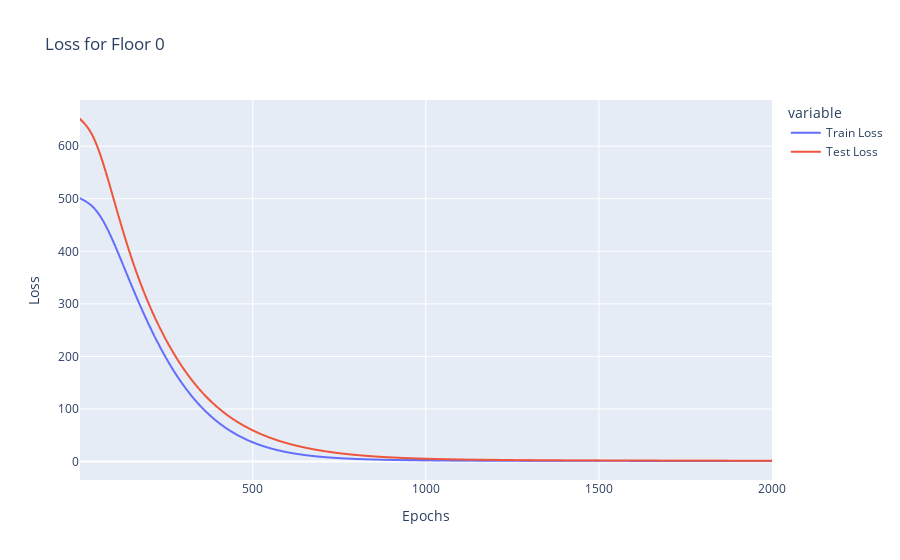
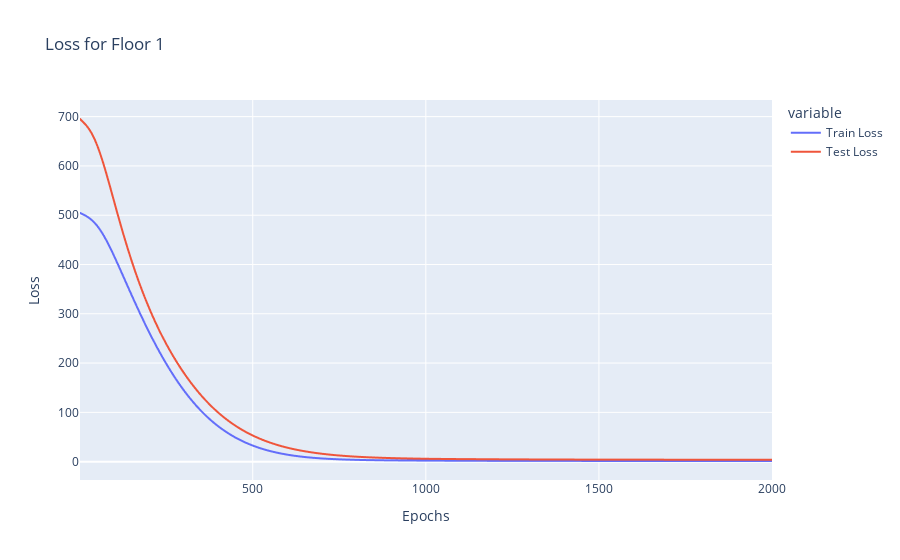
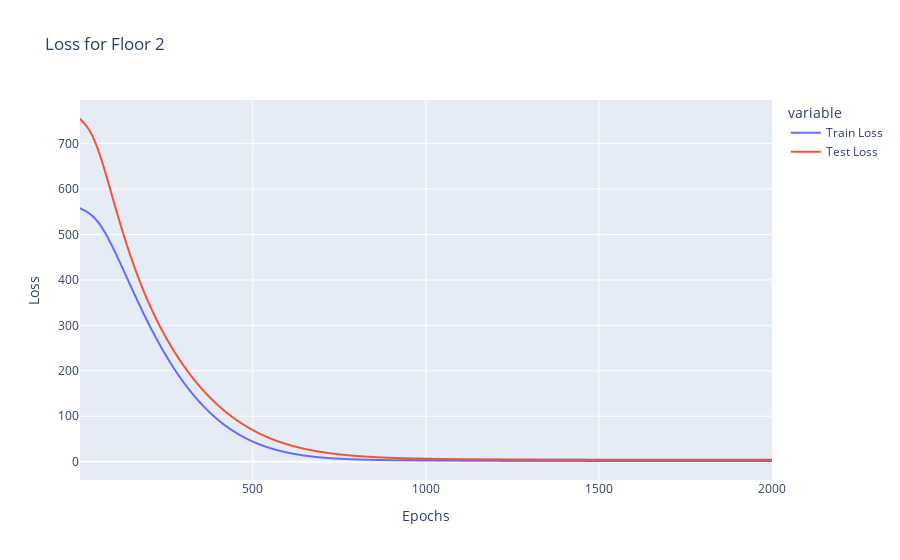
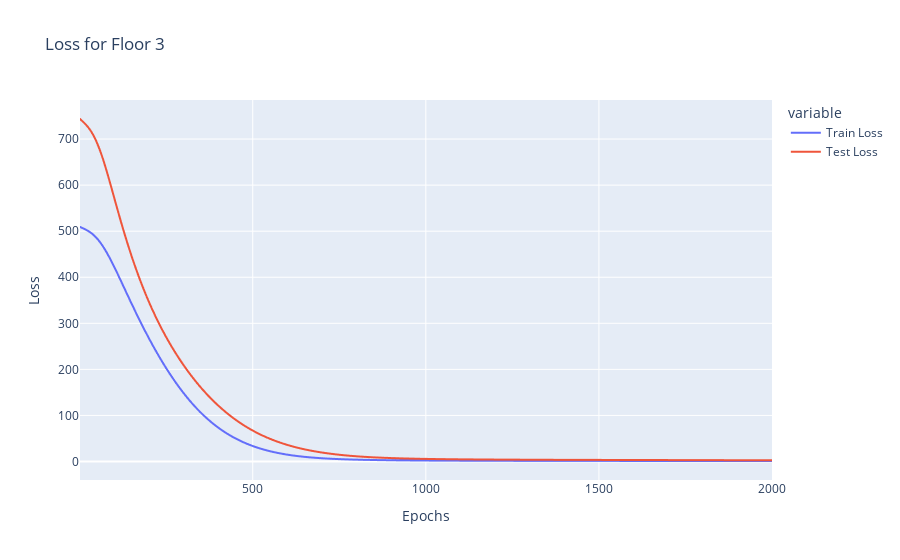

Notebook source saved alongside these figures, in order:
### Code cell
for i, df in enumerate(dataframes, start=0):
    # Load losses from the file
    with open(f'floor{i}_losses.txt', 'r') as file:
        lines = file.readlines()
    
    
    train_losses = []
    test_losses = []
    is_test_loss = False
    
    for line in lines:
        if line.strip() == 'Train Losses:':
            is_test_loss = False
            continue
        elif line.strip() == 'Test Losses:':
            is_test_loss = True
            continue
        elif line.strip() == '':
            continue
        
        if not is_test_loss:
            train_losses.append(float(line.strip()))
        else:
            test_losses.append(float(line.strip()))
        
    epochs = range(1, len(train_losses) + 1)
    loss_data = {'Epochs': epochs, 'Train Loss': train_losses, 'Test Loss': test_losses}
    loss_df = pd.DataFrame(loss_data)
    
    # Plot using Plotly Express
    fig = px.line(loss_df, x='Epochs', y=['Train Loss', 'Test Loss'], title=f'Loss for Floor {i}')
    fig.update_layout(yaxis_title="Loss")
    fig.show()

### Figure 1 — Plotly figure (JSON) as saved in the notebook; plotly's stock layout.template omitted (floating-point values rounded to 4 significant figures; data arrays with more than 128 entries replaced by an {"elided": "..."} marker saying what was removed)
{"data": [{"hovertemplate": "variable=Train Loss<br>Epochs=%{x}<br>value=%{y}<extra></extra>", "legendgroup": "Train Loss", "line": {"color": "#636efa", "dash": "solid"}, "marker": {"symbol": "circle"}, "mode": "lines", "name": "Train Loss", "showlegend": true, "type": "scattergl", "x": {"elided": "2000 int values"}, "xaxis": "x", "y": {"elided": "2000 float values"}, "yaxis": "y"}, {"hovertemplate": "variable=Test Loss<br>Epochs=%{x}<br>value=%{y}<extra></extra>", "legendgroup": "Test Loss", "line": {"color": "#EF553B", "dash": "solid"}, "marker": {"symbol": "circle"}, "mode": "lines", "name": "Test Loss", "showlegend": true, "type": "scattergl", "x": {"elided": "2000 int values"}, "xaxis": "x", "y": {"elided": "2000 float values"}, "yaxis": "y"}], "layout": {"legend": {"title": {"text": "variable"}, "tracegroupgap": 0}, "title": {"text": "Loss for Floor 0"}, "xaxis": {"anchor": "y", "domain": [0, 1], "title": {"text": "Epochs"}}, "yaxis": {"anchor": "x", "domain": [0, 1], "title": {"text": "Loss"}}}}

### Figure 2 — Plotly figure (JSON) as saved in the notebook; plotly's stock layout.template omitted (floating-point values rounded to 4 significant figures; data arrays with more than 128 entries replaced by an {"elided": "..."} marker saying what was removed)
{"data": [{"hovertemplate": "variable=Train Loss<br>Epochs=%{x}<br>value=%{y}<extra></extra>", "legendgroup": "Train Loss", "line": {"color": "#636efa", "dash": "solid"}, "marker": {"symbol": "circle"}, "mode": "lines", "name": "Train Loss", "showlegend": true, "type": "scattergl", "x": {"elided": "2000 int values"}, "xaxis": "x", "y": {"elided": "2000 float values"}, "yaxis": "y"}, {"hovertemplate": "variable=Test Loss<br>Epochs=%{x}<br>value=%{y}<extra></extra>", "legendgroup": "Test Loss", "line": {"color": "#EF553B", "dash": "solid"}, "marker": {"symbol": "circle"}, "mode": "lines", "name": "Test Loss", "showlegend": true, "type": "scattergl", "x": {"elided": "2000 int values"}, "xaxis": "x", "y": {"elided": "2000 float values"}, "yaxis": "y"}], "layout": {"legend": {"title": {"text": "variable"}, "tracegroupgap": 0}, "title": {"text": "Loss for Floor 1"}, "xaxis": {"anchor": "y", "domain": [0, 1], "title": {"text": "Epochs"}}, "yaxis": {"anchor": "x", "domain": [0, 1], "title": {"text": "Loss"}}}}

### Figure 3 — Plotly figure (JSON) as saved in the notebook; plotly's stock layout.template omitted (floating-point values rounded to 4 significant figures; data arrays with more than 128 entries replaced by an {"elided": "..."} marker saying what was removed)
{"data": [{"hovertemplate": "variable=Train Loss<br>Epochs=%{x}<br>value=%{y}<extra></extra>", "legendgroup": "Train Loss", "line": {"color": "#636efa", "dash": "solid"}, "marker": {"symbol": "circle"}, "mode": "lines", "name": "Train Loss", "showlegend": true, "type": "scattergl", "x": {"elided": "2000 int values"}, "xaxis": "x", "y": {"elided": "2000 float values"}, "yaxis": "y"}, {"hovertemplate": "variable=Test Loss<br>Epochs=%{x}<br>value=%{y}<extra></extra>", "legendgroup": "Test Loss", "line": {"color": "#EF553B", "dash": "solid"}, "marker": {"symbol": "circle"}, "mode": "lines", "name": "Test Loss", "showlegend": true, "type": "scattergl", "x": {"elided": "2000 int values"}, "xaxis": "x", "y": {"elided": "2000 float values"}, "yaxis": "y"}], "layout": {"legend": {"title": {"text": "variable"}, "tracegroupgap": 0}, "title": {"text": "Loss for Floor 2"}, "xaxis": {"anchor": "y", "domain": [0, 1], "title": {"text": "Epochs"}}, "yaxis": {"anchor": "x", "domain": [0, 1], "title": {"text": "Loss"}}}}

### Figure 4 — Plotly figure (JSON) as saved in the notebook; plotly's stock layout.template omitted (floating-point values rounded to 4 significant figures; data arrays with more than 128 entries replaced by an {"elided": "..."} marker saying what was removed)
{"data": [{"hovertemplate": "variable=Train Loss<br>Epochs=%{x}<br>value=%{y}<extra></extra>", "legendgroup": "Train Loss", "line": {"color": "#636efa", "dash": "solid"}, "marker": {"symbol": "circle"}, "mode": "lines", "name": "Train Loss", "showlegend": true, "type": "scattergl", "x": {"elided": "2000 int values"}, "xaxis": "x", "y": {"elided": "2000 float values"}, "yaxis": "y"}, {"hovertemplate": "variable=Test Loss<br>Epochs=%{x}<br>value=%{y}<extra></extra>", "legendgroup": "Test Loss", "line": {"color": "#EF553B", "dash": "solid"}, "marker": {"symbol": "circle"}, "mode": "lines", "name": "Test Loss", "showlegend": true, "type": "scattergl", "x": {"elided": "2000 int values"}, "xaxis": "x", "y": {"elided": "2000 float values"}, "yaxis": "y"}], "layout": {"legend": {"title": {"text": "variable"}, "tracegroupgap": 0}, "title": {"text": "Loss for Floor 3"}, "xaxis": {"anchor": "y", "domain": [0, 1], "title": {"text": "Epochs"}}, "yaxis": {"anchor": "x", "domain": [0, 1], "title": {"text": "Loss"}}}}
